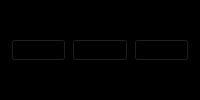
        <widget class="QWidget" name="socialLinks" native="true">
         <property name="palette">
          <palette>
           <active>
            <colorrole role="WindowText">
             <brush brushstyle="SolidPattern">
              <color alpha="255">
               <red>0</red>
               <green>0</green>
               <blue>0</blue>
              </color>
             </brush>
            </colorrole>
            <colorrole role="Button">
             <brush brushstyle="SolidPattern">
              <color alpha="255">
               <red>0</red>
               <green>0</green>
               <blue>0</blue>
              </color>
             </brush>
            </colorrole>
            <colorrole role="Light">
             <brush brushstyle="SolidPattern">
              <color alpha="255">
               <red>0</red>
               <green>0</green>
               <blue>0</blue>
              </color>
             </brush>
            </colorrole>
            <colorrole role="Midlight">
             <brush brushstyle="SolidPattern">
              <color alpha="255">
               <red>0</red>
               <green>0</green>
               <blue>0</blue>
              </color>
             </brush>
            </colorrole>
            <colorrole role="Dark">
             <brush brushstyle="SolidPattern">
              <color alpha="255">
               <red>0</red>
               <green>0</green>
               <blue>0</blue>
              </color>
             </brush>
            </colorrole>
            <colorrole role="Text">
             <brush brushstyle="SolidPattern">
              <color alpha="255">
               <red>0</red>
               <green>0</green>
               <blue>0</blue>
              </color>
             </brush>
            </colorrole>
            <colorrole role="BrightText">
             <brush brushstyle="SolidPattern">
              <color alpha="255">
               <red>0</red>
               <green>0</green>
               <blue>0</blue>
              </color>
             </brush>
            </colorrole>
            <colorrole role="ButtonText">
             <brush brushstyle="SolidPattern">
              <color alpha="255">
               <red>0</red>
               <green>0</green>
               <blue>0</blue>
              </color>
             </brush>
            </colorrole>
            <colorrole role="Base">
             <brush brushstyle="SolidPattern">
              <color alpha="255">
               <red>0</red>
               <green>0</green>
               <blue>0</blue>
              </color>
             </brush>
            </colorrole>
            <colorrole role="Window">
             <brush brushstyle="SolidPattern">
              <color alpha="255">
               <red>0</red>
               <green>0</green>
               <blue>0</blue>
              </color>
             </brush>
            </colorrole>
            <colorrole role="HighlightedText">
             <brush brushstyle="SolidPattern">
              <color alpha="255">
               <red>0</red>
               <green>0</green>
               <blue>0</blue>
              </color>
             </brush>
            </colorrole>
            <colorrole role="AlternateBase">
             <brush brushstyle="SolidPattern">
              <color alpha="255">
               <red>0</red>
               <green>0</green>
               <blue>0</blue>
              </color>
             </brush>
            </colorrole>
            <colorrole role="ToolTipBase">
             <brush brushstyle="SolidPattern">
              <color alpha="255">
               <red>0</red>
               <green>0</green>
               <blue>0</blue>
              </color>
             </brush>
            </colorrole>
           </active>
           <inactive>
            <colorrole role="WindowText">
             <brush brushstyle="SolidPattern">
              <color alpha="255">
               <red>0</red>
               <green>0</green>
               <blue>0</blue>
              </color>
             </brush>
            </colorrole>
            <colorrole role="Button">
             <brush brushstyle="SolidPattern">
              <color alpha="255">
               <red>0</red>
               <green>0</green>
               <blue>0</blue>
              </color>
             </brush>
            </colorrole>
            <colorrole role="Light">
             <brush brushstyle="SolidPattern">
              <color alpha="255">
               <red>0</red>
               <green>0</green>
               <blue>0</blue>
              </color>
             </brush>
            </colorrole>
            <colorrole role="Midlight">
             <brush brushstyle="SolidPattern">
              <color alpha="255">
               <red>0</red>
               <green>0</green>
               <blue>0</blue>
              </color>
             </brush>
            </colorrole>
            <colorrole role="Dark">
             <brush brushstyle="SolidPattern">
              <color alpha="255">
               <red>0</red>
               <green>0</green>
               <blue>0</blue>
              </color>
             </brush>
            </colorrole>
            <colorrole role="Text">
             <brush brushstyle="SolidPattern">
              <color alpha="255">
               <red>0</red>
               <green>0</green>
               <blue>0</blue>
              </color>
             </brush>
            </colorrole>
            <colorrole role="BrightText">
             <brush brushstyle="SolidPattern">
              <color alpha="255">
               <red>0</red>
               <green>0</green>
               <blue>0</blue>
              </color>
             </brush>
            </colorrole>
            <colorrole role="ButtonText">
             <brush brushstyle="SolidPattern">
              <color alpha="255">
               <red>0</red>
               <green>0</green>
               <blue>0</blue>
              </color>
             </brush>
            </colorrole>
            <colorrole role="Base">
             <brush brushstyle="SolidPattern">
              <color alpha="255">
               <red>0</red>
               <green>0</green>
               <blue>0</blue>
              </color>
             </brush>
            </colorrole>
            <colorrole role="Window">
             <brush brushstyle="SolidPattern">
              <color alpha="255">
               <red>0</red>
               <green>0</green>
               <blue>0</blue>
              </color>
             </brush>
            </colorrole>
            <colorrole role="HighlightedText">
             <brush brushstyle="SolidPattern">
              <color alpha="255">
               <red>0</red>
               <green>0</green>
               <blue>0</blue>
              </color>
             </brush>
            </colorrole>
            <colorrole role="AlternateBase">
             <brush brushstyle="SolidPattern">
              <color alpha="255">
               <red>0</red>
               <green>0</green>
               <blue>0</blue>
              </color>
             </brush>
            </colorrole>
            <colorrole role="ToolTipBase">
             <brush brushstyle="SolidPattern">
              <color alpha="255">
               <red>0</red>
               <green>0</green>
               <blue>0</blue>
              </color>
             </brush>
            </colorrole>
           </inactive>
           <disabled>
            <colorrole role="WindowText">
             <brush brushstyle="SolidPattern">
              <color alpha="255">
               <red>0</red>
               <green>0</green>
               <blue>0</blue>
              </color>
             </brush>
            </colorrole>
            <colorrole role="Button">
             <brush brushstyle="SolidPattern">
              <color alpha="255">
               <red>0</red>
               <green>0</green>
               <blue>0</blue>
              </color>
             </brush>
            </colorrole>
            <colorrole role="Light">
             <brush brushstyle="SolidPattern">
              <color alpha="255">
               <red>0</red>
               <green>0</green>
               <blue>0</blue>
              </color>
             </brush>
            </colorrole>
            <colorrole role="Midlight">
             <brush brushstyle="SolidPattern">
              <color alpha="255">
               <red>0</red>
               <green>0</green>
               <blue>0</blue>
              </color>
             </brush>
            </colorrole>
            <colorrole role="Dark">
             <brush brushstyle="SolidPattern">
              <color alpha="255">
               <red>0</red>
               <green>0</green>
               <blue>0</blue>
              </color>
             </brush>
            </colorrole>
            <colorrole role="Text">
             <brush brushstyle="SolidPattern">
              <color alpha="255">
               <red>0</red>
               <green>0</green>
               <blue>0</blue>
              </color>
             </brush>
            </colorrole>
            <colorrole role="BrightText">
             <brush brushstyle="SolidPattern">
              <color alpha="255">
               <red>0</red>
               <green>0</green>
               <blue>0</blue>
              </color>
             </brush>
            </colorrole>
            <colorrole role="ButtonText">
             <brush brushstyle="SolidPattern">
              <color alpha="255">
               <red>0</red>
               <green>0</green>
               <blue>0</blue>
              </color>
             </brush>
            </colorrole>
            <colorrole role="Base">
             <brush brushstyle="SolidPattern">
              <color alpha="255">
               <red>0</red>
               <green>0</green>
               <blue>0</blue>
              </color>
             </brush>
            </colorrole>
            <colorrole role="Window">
             <brush brushstyle="SolidPattern">
              <color alpha="255">
               <red>0</red>
               <green>0</green>
               <blue>0</blue>
              </color>
             </brush>
            </colorrole>
            <colorrole role="HighlightedText">
             <brush brushstyle="SolidPattern">
              <color alpha="255">
               <red>0</red>
               <green>0</green>
               <blue>0</blue>
              </color>
             </brush>
            </colorrole>
            <colorrole role="AlternateBase">
             <brush brushstyle="SolidPattern">
              <color alpha="255">
               <red>0</red>
               <green>0</green>
               <blue>0</blue>
              </color>
             </brush>
            </colorrole>
            <colorrole role="ToolTipBase">
             <brush brushstyle="SolidPattern">
              <color alpha="255">
               <red>0</red>
               <green>0</green>
               <blue>0</blue>
              </color>
             </brush>
            </colorrole>
           </disabled>
          </palette>
         </property>
         <property name="autoFillBackground">
          <bool>true</bool>
         </property>
         <layout class="QHBoxLayout" name="socialList">
          <item>
           <widget class="QPushButton" name="tgBtn">
            <property name="palette">
             <palette>
              <active>
               <colorrole role="Button">
                <brush brushstyle="SolidPattern">
                 <color alpha="255">
                  <red>0</red>
                  <green>0</green>
                  <blue>0</blue>
                 </color>
                </brush>
               </colorrole>
              </active>
              <inactive>
               <colorrole role="Button">
                <brush brushstyle="SolidPattern">
                 <color alpha="255">
                  <red>0</red>
                  <green>0</green>
                  <blue>0</blue>
                 </color>
                </brush>
               </colorrole>
              </inactive>
              <disabled>
               <colorrole role="Button">
                <brush brushstyle="SolidPattern">
                 <color alpha="255">
                  <red>0</red>
                  <green>0</green>
                  <blue>0</blue>
                 </color>
                </brush>
               </colorrole>
              </disabled>
             </palette>
            </property>
            <property name="cursor">
             <cursorShape>PointingHandCursor</cursorShape>
            </property>
            <property name="toolTip">
             <string>Telegram</string>
            </property>
            <property name="text">
             <string/>
            </property>
            <property name="icon">
             <iconset resource="../midas.qrc">
              <normaloff>:/icons/telegram-icon</normaloff>:/icons/telegram-icon</iconset>
            </property>
            <property name="autoDefault">
             <bool>false</bool>
            </property>
           </widget>
          </item>
          <item>
           <widget class="QPushButton" name="twBtn">
            <property name="palette">
             <palette>
              <active>
               <colorrole role="Button">
                <brush brushstyle="SolidPattern">
                 <color alpha="255">
                  <red>0</red>
                  <green>0</green>
                  <blue>0</blue>
                 </color>
                </brush>
               </colorrole>
              </active>
              <inactive>
               <colorrole role="Button">
                <brush brushstyle="SolidPattern">
                 <color alpha="255">
                  <red>0</red>
                  <green>0</green>
                  <blue>0</blue>
                 </color>
                </brush>
               </colorrole>
              </inactive>
              <disabled>
               <colorrole role="Button">
                <brush brushstyle="SolidPattern">
                 <color alpha="255">
                  <red>0</red>
                  <green>0</green>
                  <blue>0</blue>
                 </color>
                </brush>
               </colorrole>
              </disabled>
             </palette>
            </property>
            <property name="cursor">
             <cursorShape>PointingHandCursor</cursorShape>
            </property>
            <property name="toolTip">
             <string>Twitter</string>
            </property>
            <property name="text">
             <string/>
            </property>
            <property name="icon">
             <iconset resource="../midas.qrc">
              <normaloff>:/icons/twitter-icon</normaloff>:/icons/twitter-icon</iconset>
            </property>
           </widget>
          </item>
          <item>
           <widget class="QPushButton" name="dscBtn">
            <property name="palette">
             <palette>
              <active>
               <colorrole role="Button">
                <brush brushstyle="SolidPattern">
                 <color alpha="255">
                  <red>0</red>
                  <green>0</green>
                  <blue>0</blue>
                 </color>
                </brush>
               </colorrole>
              </active>
              <inactive>
               <colorrole role="Button">
                <brush brushstyle="SolidPattern">
                 <color alpha="255">
                  <red>0</red>
                  <green>0</green>
                  <blue>0</blue>
                 </color>
                </brush>
               </colorrole>
              </inactive>
              <disabled>
               <colorrole role="Button">
                <brush brushstyle="SolidPattern">
                 <color alpha="255">
                  <red>0</red>
                  <green>0</green>
                  <blue>0</blue>
                 </color>
                </brush>
               </colorrole>
              </disabled>
             </palette>
            </property>
            <property name="cursor">
             <cursorShape>PointingHandCursor</cursorShape>
            </property>
            <property name="toolTip">
             <string>Discord</string>
            </property>
            <property name="text">
             <string/>
            </property>
            <property name="icon">
             <iconset resource="../midas.qrc">
              <normaloff>:/icons/discord-icon</normaloff>:/icons/discord-icon</iconset>
            </property>
           </widget>
          </item>
         </layout>
        </widget>
